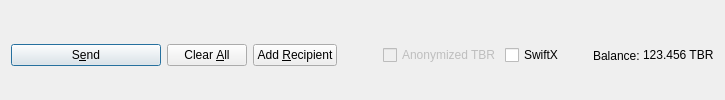
         <widget class="QFrame" name="frame_Send">
          <layout class="QHBoxLayout" name="horizontalLayout">
           <property name="bottomMargin">
            <number>0</number>
           </property>
           <item>
            <widget class="QPushButton" name="sendButton">
             <property name="minimumSize">
              <size>
               <width>150</width>
               <height>0</height>
              </size>
             </property>
             <property name="toolTip">
              <string>Confirm the send action</string>
             </property>
             <property name="text">
              <string>S&amp;end</string>
             </property>
             <property name="icon">
              <iconset resource="../tiberium.qrc">
               <normaloff>:/icons/send</normaloff>:/icons/send</iconset>
             </property>
             <property name="autoDefault">
              <bool>false</bool>
             </property>
             <property name="default">
              <bool>true</bool>
             </property>
            </widget>
           </item>
           <item>
            <widget class="QPushButton" name="clearButton">
             <property name="sizePolicy">
              <sizepolicy hsizetype="Minimum" vsizetype="Fixed">
               <horstretch>0</horstretch>
               <verstretch>0</verstretch>
              </sizepolicy>
             </property>
             <property name="toolTip">
              <string>Clear all fields of the form.</string>
             </property>
             <property name="text">
              <string>Clear &amp;All</string>
             </property>
             <property name="icon">
              <iconset resource="../tiberium.qrc">
               <normaloff>:/icons/remove</normaloff>:/icons/remove</iconset>
             </property>
             <property name="autoDefault">
              <bool>false</bool>
             </property>
            </widget>
           </item>
           <item>
            <widget class="QPushButton" name="addButton">
             <property name="toolTip">
              <string>Send to multiple recipients at once</string>
             </property>
             <property name="text">
              <string>Add &amp;Recipient</string>
             </property>
             <property name="icon">
              <iconset resource="../tiberium.qrc">
               <normaloff>:/icons/add</normaloff>:/icons/add</iconset>
             </property>
             <property name="autoDefault">
              <bool>false</bool>
             </property>
            </widget>
           </item>
           <item>
            <spacer name="horizontalSpacer">
             <property name="orientation">
              <enum>Qt::Horizontal</enum>
             </property>
             <property name="sizeHint" stdset="0">
              <size>
               <width>40</width>
               <height>20</height>
              </size>
             </property>
            </spacer>
           </item>
           <item>
            <layout class="QHBoxLayout" name="horizontalLayout_2">
             <property name="spacing">
              <number>3</number>
             </property>
             <item>
              <widget class="QCheckBox" name="checkzTBR">
               <property name="enabled">
                <bool>false</bool>
               </property>
               <property name="text">
                <string>Anonymized TBR</string>
               </property>
              </widget>
             </item>
             <item>
              <widget class="QCheckBox" name="checkSwiftTX">
               <property name="enabled">
                <bool>true</bool>
               </property>
               <property name="minimumSize">
                <size>
                 <width>85</width>
                 <height>0</height>
                </size>
               </property>
               <property name="text">
                <string>SwiftX</string>
               </property>
              </widget>
             </item>
             <item>
              <widget class="QLabel" name="label">
               <property name="text">
                <string>Balance:</string>
               </property>
              </widget>
             </item>
             <item>
              <widget class="QLabel" name="labelBalance">
               <property name="sizePolicy">
                <sizepolicy hsizetype="Preferred" vsizetype="Fixed">
                 <horstretch>0</horstretch>
                 <verstretch>0</verstretch>
                </sizepolicy>
               </property>
               <property name="cursor">
                <cursorShape>IBeamCursor</cursorShape>
               </property>
               <property name="text">
                <string notr="true">123.456 TBR</string>
               </property>
               <property name="textInteractionFlags">
                <set>Qt::LinksAccessibleByMouse|Qt::TextSelectableByKeyboard|Qt::TextSelectableByMouse</set>
               </property>
              </widget>
             </item>
            </layout>
           </item>
          </layout>
         </widget>
